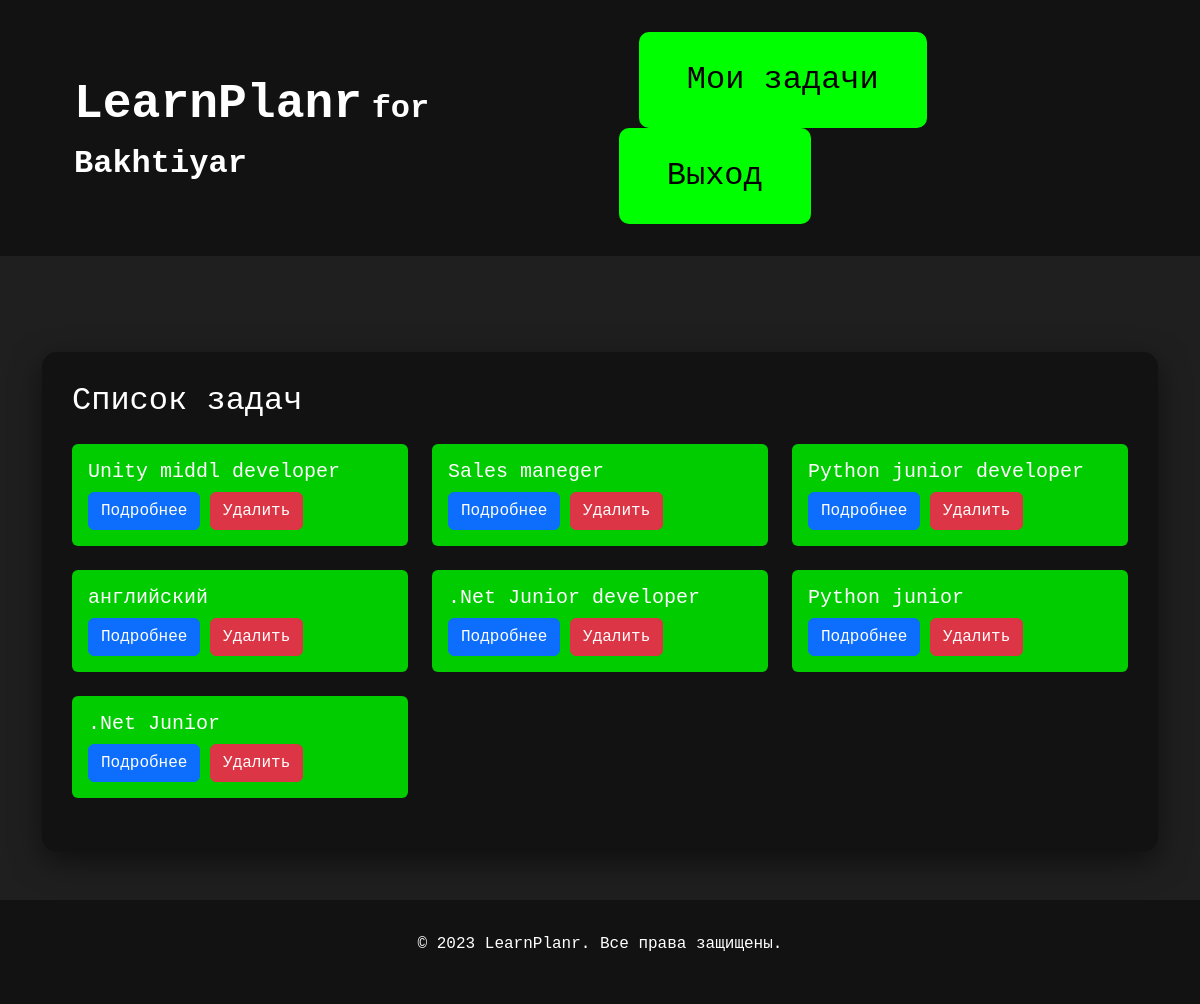
The app's page /learn_planr/todos/ (signed in) with its own data.
### todo/models.py (models this page shows, shortened)
class Schedule(models.Model):
    author = models.ForeignKey(User, on_delete=models.CASCADE)
    title = models.CharField(max_length=100)
    created_at = models.DateTimeField(auto_now_add=True)

### todo/views.py (the view)
# urls.py: path("todos/", views.get_list_todo, name="get_todos"),
@login_required(login_url="/login/")
def get_list_todo(request):
    todos = Schedule.objects.filter(author=request.user).order_by("-id")
    context = {"todos": todos}
    return render(request, "todo/todos.html", context)

### todo/templates/todo/todos.html (shortened to what this page needs)
{% extends "todo/base.html" %}
{% block content %}
<main class="main">
    <div class="container mt-5" style="background-color: #121212; padding: 30px; border-radius: 15px; box-shadow: 0px 10px 30px rgba(0, 0, 0, 0.5);">
        <h2 class="mb-4 text-white">Список задач</h2>
        <div class="row">
            {% for todo in todos %}
                <div class="col-md-4 mb-4">
                    <div class="card" style="background-color: #00cc00; border: none;">
                        <div class="card-body">
                            <h5 class="card-title text-white">{{ todo.title }}</h5>
                            <a href="{% url 'todo:get_todo' todo.id %}" class="btn btn-primary">Подробнее</a>
                            <a href="{% url 'todo:delete_todo' todo.id %}" class="btn btn-danger ml-2">Удалить</a>
                        </div>
                    </div>
                </div>
            {% endfor %}
        </div>
    </div>
</main>
{% endblock %}

### todo/templates/todo/base.html (shortened to what this page needs)
<!DOCTYPE html>
<html lang="en">
<head>
    <link href="https://cdn.jsdelivr.net/npm/bootstrap/dist/css/bootstrap.min.css" rel="stylesheet">
</head>
<body>
    <header class="bg-dark-custom text-white-custom">
        <div class="container-fluid">
            <div class="container">
                <div class="header-content">
                    <div class="logo-and-username">
                        <a href="{% url 'todo:main' %}" class="text-white logo">LearnPlanr</a>
                        {% if user.is_authenticated %}
                            <span class="text-white username"> for {{ user.username }}</span>
                        {% endif %}
                    </div>
                    <div class="header-buttons">
                        {% if user.is_authenticated %}
                            <a href="{% url 'todo:get_todos' %}" class="btn btn-outline-light btn-sm btn-custom command-button">Мои задачи</a>
                            <a href="{% url 'logout' %}" class="btn btn-outline-light btn-sm command-button">Выход</a>
                        {% elif request.path == '/learn_Planr/sign_up/' %}
                            <a href="{% url 'login' %}" class="btn btn-outline-light btn-sm command-button">Войти</a>
                        {% endif %}
                    </div>
                </div>
            </div>
        </div>
    </header>
    <main class="py-5 flex-grow-1">
        <div class="container">
            {% block content %}
            {% endblock %}
        </div>
    </main>
    <footer class="bg-dark-custom text-white-custom text-center">
        <div class="container footer">
            <p>&copy; 2023 LearnPlanr. Все права защищены.</p>
        </div>
    </footer>
</body>
</html>

### todo/templates/todo/base.html (style rules this page uses)
body { background-color: #1f1f1f; font-family: 'Courier New', monospace; color: #ffffff; margin: 0; padding: 0; display: flex; flex-direction: column; min-height: 100vh; }
.bg-dark-custom { background-color: #121212; }
.text-white-custom { color: #ffffff; }
.footer { background-color: #121212; padding: 2rem 0; }
.logo { font-weight: bold; font-size: 3rem; text-decoration: none; }
.username { font-weight: bold; font-size: 2rem; text-decoration: none; }
.btn-custom { margin-left: 20px; }
.header-content { display: flex; justify-content: space-between; align-items: center; padding: 2rem; }
.command-button { background-color: #00ff00; border: none; color: #000; padding: 1.5rem 3rem; border-radius: 10px; cursor: pointer; font-size: 2rem; transition: background-color 0.3s, color 0.3s; }

### records on screen
Schedule: title "Unity middl developer"
Schedule: title "Sales maneger"
Schedule: title "Python junior developer"
Schedule: title "английский"
Schedule: title ".Net Junior developer"
Schedule: title "Python junior"
Schedule: title ".Net Junior"

### other values on screen
{{ user.username }} "Bakhtiyar"
